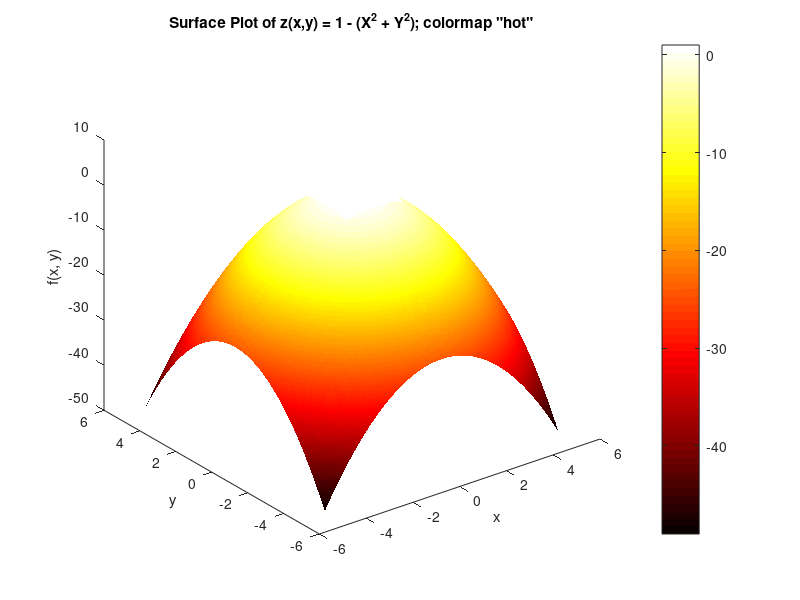
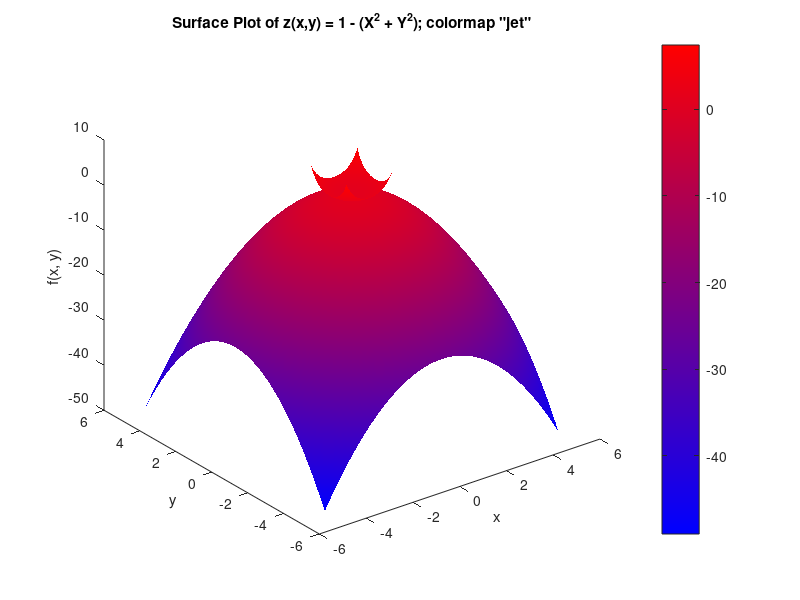
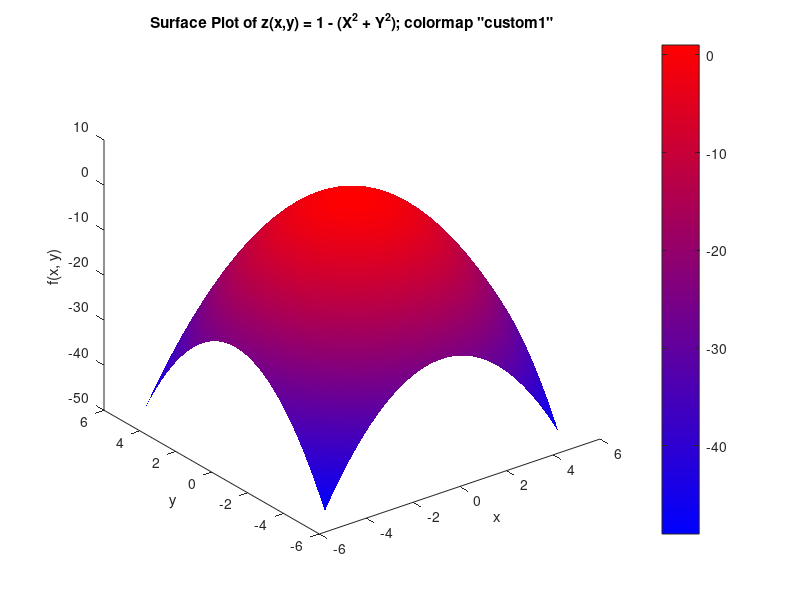
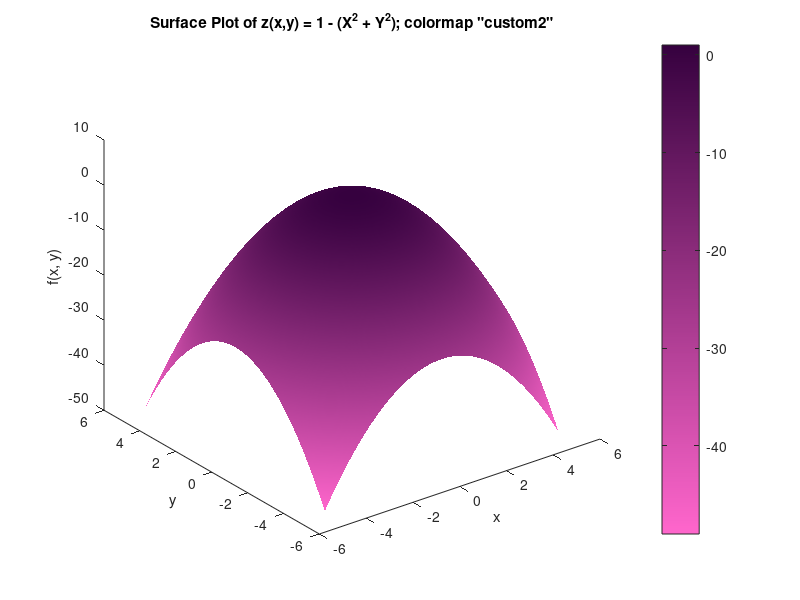

Here is the MATLAB script that generated these plots, in order:
% Dmytro Polishchuk Ekfu-25/1
% 25.09.2026

%% task 1
%a
x_vec = sort((2*rand(1,200)-1).*sqrt(pi/2));
y_vec = sort((2*rand(1,200)-1).*sqrt(pi/2));
[X, Y] = meshgrid(x_vec, y_vec);
Z = sin(X.^2 + Y.^2);
hold on;
xlabel('x');
ylabel('y');
zlabel('f(x, y)');
title('Surface Plot of f(x,y) = sin(x^2 + y^2)');
colormap('jet');
colorbar;
view(15,15)
surf(X,Y,Z);
shading interp; 
hold off;
%%
%b
[X,Y] = meshgrid(-1:0.02:1);
figure(2)
r = sqrt(X.^2 + Y.^2);
Z = exp(r.^2);

hold on;
view(20,20);
xlabel('x');
ylabel('y');
zlabel('f(x, y)');
title('Surface Plot of z(r) = e^r^2; r(x,y) = sqrt(x^2+y^2)');
colormap('jet');
colorbar;
surf(X,Y,Z);
view(3)
shading interp; 
hold off;
%% task P
[X,Y] = meshgrid(-5:0.05:5);
Z = 1 - (X.^2 + Y.^2);
%graph 1
figure(1)
hold on;
view(20,20);
xlabel('x');
ylabel('y');
zlabel('f(x, y)');
title('Surface Plot of z(x,y) = 1 - (X^2 + Y^2); colormap "hot"');
colormap('hot');
colorbar;
surf(X,Y,Z);
view(3)
shading interp; 
hold off;

%graph 2
figure(2);
hold on;
view(20,20);
xlabel('x');
ylabel('y');
zlabel('f(x, y)');
title('Surface Plot of z(x,y) = 1 - (X^2 + Y^2); colormap "jet"');
colormap('jet');
colorbar;
surf(X,Y,Z);
view(3)
shading interp; 
hold off;


%graph 3


red   = linspace(0.0, 1.0, 256)';
green = linspace(0.0, 0.0, 256)';
blue  = linspace(1.0, 0.0, 256)';

custom_map1 = [red, green, blue];

colormap(custom_map1);
figure(3);
hold on;
view(20,20);
xlabel('x');
ylabel('y');
zlabel('f(x, y)');
title('Surface Plot of z(x,y) = 1 - (X^2 + Y^2); colormap "custom1"');
colormap(custom_map1);
colorbar;
surf(X,Y,Z);
view(3)
shading interp; 
hold off;

%graph 4

red   = linspace(1.0, 0.2118, 256)';
green = linspace(0.4, 0.0039, 256)';
blue  = linspace(0.8, 0.2471, 256)';

custom_map2 = [red, green, blue];

figure(4);
hold on;
view(20,20);
xlabel('x');
ylabel('y');
zlabel('f(x, y)');
title('Surface Plot of z(x,y) = 1 - (X^2 + Y^2); colormap "custom2"');
colormap(custom_map2);
colorbar;
surf(X,Y,Z);
view(3)
shading interp; 
hold off;
